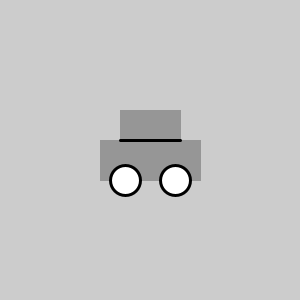
Frame 1 (no input)
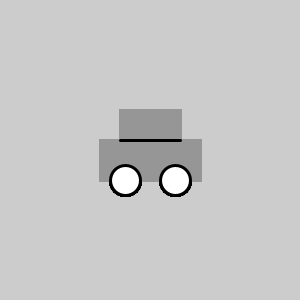
Frame 60 (the mouse pressed at the canvas centre just before this capture)
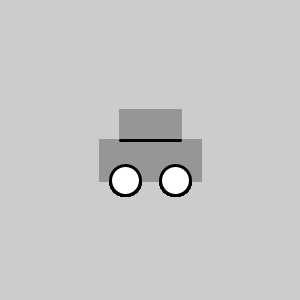
Frame 120 (the mouse held since frame 60 and released just before this capture)

The Processing sketch that drew these frames (run headless with seeded random() and noise(); from frame 60 on, the mouse is pressed at the canvas centre):

// Processing sketch: es103
// ── es103.pde
  int X = 0;
  int Y = 0;

void setup() {
  size(300,300);
}

void draw() {
  X = width/2 -50;
  Y = height/2 -10;
  stroke(150);
  fill(150);
  rect(X, Y, 100, 40);
  rect(X+20, Y-30, 60, 30);
  fill(0);
  stroke(0);
  strokeWeight(3);
  line(X+20, Y, X+80, Y);
  fill(255);
  ellipse(X+25, Y+40, 30, 30);
  ellipse(X+75, Y+40, 30, 30);
}
